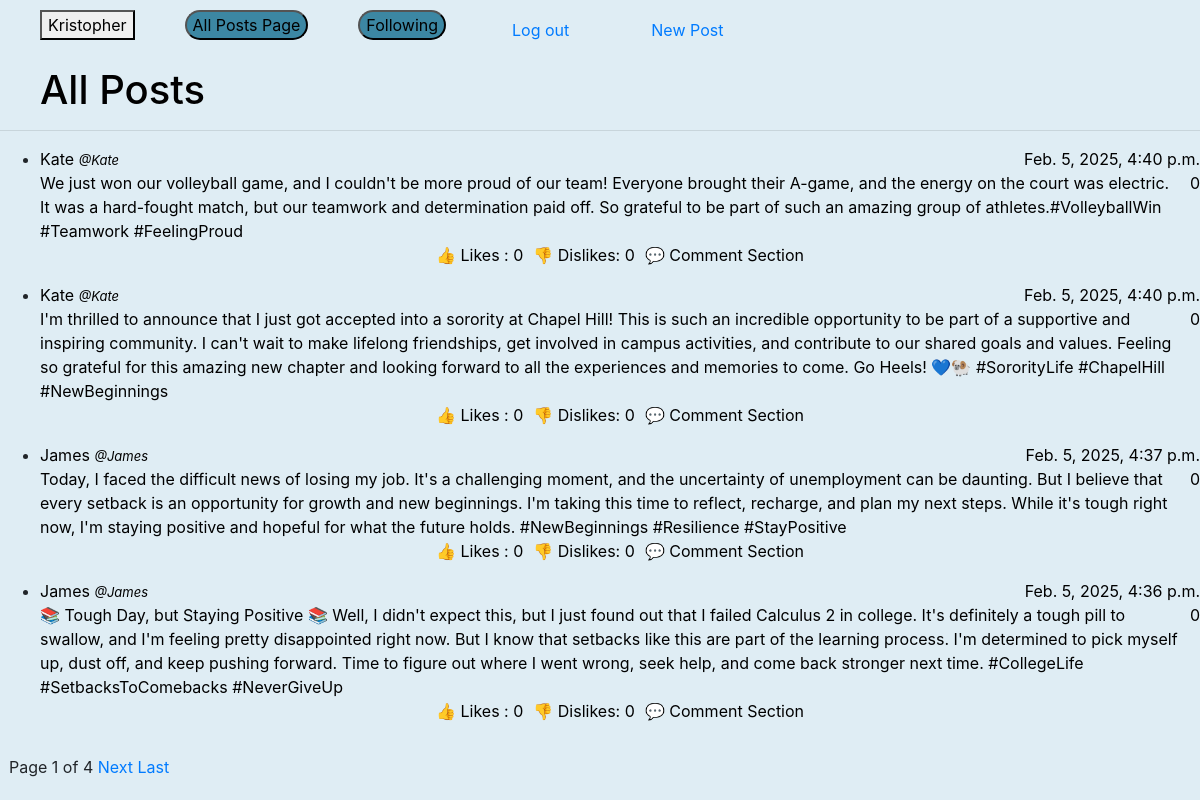
Screenshot of /allPosts (signed in) with the database file from the repository.
### network/models.py (models this page shows, shortened)
class User(AbstractUser):
    pass
    disliked_posts = models.ManyToManyField('Post', blank=True, related_name="disliked_posts")
    liked_posts = models.ManyToManyField('Post', blank=True, related_name="liked_posts")
    following = models.ManyToManyField('User', blank=True, related_name="followers")
    def __str__(self):
        return self.username

class Post(models.Model):
    user = models.ForeignKey(User, on_delete=models.CASCADE, related_name="posts")
    body = models.TextField()
    timestamp = models.DateTimeField(auto_now_add=True)
    likes = models.IntegerField(default=0)
    dislikes = models.IntegerField(default=0)
    liked_by = models.ManyToManyField(User, related_name="liked_post", blank=True)
    disliked_by = models.ManyToManyField(User, related_name="disliked_post", blank=True)

### network/views.py (the view)
# urls.py: path("allPosts", views.allPosts, name = "allPosts"),
def allPosts(request):
    posts = Post.objects.all().order_by('-timestamp')
    paginator = Paginator(posts, 4)
    page_number = request.GET.get('page')
    page_object = paginator.get_page(page_number)
    return render(request, "network/allPosts.html", {
        "page_object": page_object
    })

### network/templates/network/allPosts.html (shortened to what this page needs)
{% extends "network/layout.html" %}
{% block body %}
 <h1 class = "allpostsCenter"> All Posts </h1>
 <hr class = "color">
<ul id = "listOfPosts">
    {% for post in page_object %}
    <li>
        <div class="Post">
          <div class = userInfo>
            <span class = "LHS" data-user="{{ post.user.username }}" data-url="{% url 'profileView' username=post.user.username %}"
            > {{ post.user }} <span class ="smallInfo"> @{{ post.user }}</span>
            </span>
            <span class = "RHS">
              {{ post.timestamp }}</span>
          </div>
          <div class = "postInfo">
            <span class = "postBody" data-postid = "{{ post.id }}">{{ post.body }}</span>
            <span>{{ post.likes }}</span>
          </div>
          <div class = "postButtons">
            <p class = "likeButton" id = "likeButton" data-url = "{{ user.username }}" data-postid = "{{ post.id }}" data-user = "{{ user.username }}">👍 Likes : {{ post.likes }}</p>
            <p class = "dislikeButtons" id = "dislikeButton" data-postid = "{{ post.id }}" data-user = "{{ user.username }}"> 👎 Dislikes: {{ post.dislikes }} </p>
            <p class = "postButton" >💬 Comment Section </p>
          </div>
        </div>
    </li>
    {% endfor %}
</ul>
<div class="pagination">
  <span class="current">
    &nbsp; Page {{ page_object.number }} of {{ page_object.paginator.num_pages }}&nbsp;
  </span>
  {% if page_object.has_next %}
      <span><a href="?page={{ page_object.next_page_number }}">Next&nbsp;</a></span>
      <span><a href="?page={{ page_object.paginator.num_pages }}">Last </a></span>
  {% endif %}
</div>
{% endblock %}

### network/templates/network/layout.html (shortened to what this page needs)
{% load static %}
<!DOCTYPE html>
<html lang="en">
    <head>
        <link rel="stylesheet" href="https://stackpath.bootstrapcdn.com/bootstrap/4.4.1/css/bootstrap.min.css">
        <link href="{% static 'network/styles.css' %}" rel="stylesheet">
    </head>
    <body>
        <nav class="navbar-navbar-expand-lg-navbar-light-bg-light">
            <div id = "navBar">
              <ul class="navbar-navmr-auto" >
                {% if user.is_authenticated %}
                    <li class="nav-item">
                        <button id = "profileButton" class = "LHS"  data-user="{{ user.username }}" data-url="{% url 'profileView' username=user.username %}
                        "> {{ user.username }} </button>
                    </li>
                {% endif %}
                <li class="nav-item">
                   <button id ="AllPostbutton" class = "Navbutton" data-url = "{% url 'allPosts' %}"> All Posts Page </button>
                </li>
                {% if user.is_authenticated %}
                    <li class="nav-item">
                        <button id = "followingButton" class = "Navbutton" data-url = "{% url 'followingView' %}"> Following </button>
                    </li>
                    <li class="nav-item">
                        <a class="nav-link" href="{% url 'logout' %}">Log out</a>
                    </li>
                    <li class="nav-item">
                        <a class="nav-link" href="{% url 'createPostViewPage' %}">New Post</a>
                    </li>
                {% endif %}
              </ul>
            </div>
          </nav>
        <div class="body">
            {% block body %}
            {% endblock %}
        </div>
    </body>
</html>

### network/static/network/styles.css (style rules this page uses)
.Post { display: flex; flex-direction: column; background-color : #dfedf4 }
.userInfo { display: flex; flex-direction: row; color: black; }
.postInfo { display: flex; gap : 10px; flex-direction: row; color: black; }
.RHS { margin-left: auto; }
.smallInfo { font-size: 13px; font-style: italic; }
.postButtons { display: flex; color: black; justify-content: center; align-items: center; gap: 10px; }
#navBar { display: flex; flex-direction: row; background-color: #dfedf4; }
.navbar-navmr-auto { display:flex; list-style-type: none; padding-top: 10px; gap:50px; background-color: #dfedf4; }
.Navbutton { border-radius: 25px; color: black; background-color: #3c87a3; }
body { background-color: #dfedf4; }
.navbar-navbar-expand-lg-navbar-light-bg-light { background-color: #dfedf4; }
.allpostsCenter { margin-left: 40px; color: black; }
.likeButton { display: flex; color: black; justify-content: center; align-items: center; gap: 10px; }

### rows the page displays
User: username "Kristopher"
Post: user "Kate", timestamp "Feb. 5, 2025, 4:40 p.m.", body "We just won our volleyball game, and I couldn't be more proud of our team! Everyone brought their A-game, and the energy on the court was electric. It was a hard-fought match, but our teamwork and determination paid off. So grateful to be part of such an amazing group of athletes.#VolleyballWin #Teamwork #FeelingProud", likes "0", dislikes "0"
Post: user "Kate", timestamp "Feb. 5, 2025, 4:40 p.m.", body "I'm thrilled to announce that I just got accepted into a sorority at Chapel Hill! This is such an incredible opportunity to be part of a supportive and inspiring community. I can't wait to make lifelong friendships, get involved in campus activities, and contribute to our shared goals and values. Feeling so grateful for this amazing new chapter and looking forward to all the experiences and memories to come. Go Heels! 💙🐏 #SororityLife #ChapelHill #NewBeginnings", likes "0", dislikes "0"
Post: user "James", timestamp "Feb. 5, 2025, 4:37 p.m.", body "Today, I faced the difficult news of losing my job. It's a challenging moment, and the uncertainty of unemployment can be daunting. But I believe that every setback is an opportunity for growth and new beginnings. I'm taking this time to reflect, recharge, and plan my next steps. While it's tough right now, I'm staying positive and hopeful for what the future holds. #NewBeginnings #Resilience #StayPositive", likes "0", dislikes "0"
Post: user "James", timestamp "Feb. 5, 2025, 4:36 p.m.", body "📚 Tough Day, but Staying Positive 📚 Well, I didn't expect this, but I just found out that I failed Calculus 2 in college. It's definitely a tough pill to swallow, and I'm feeling pretty disappointed right now. But I know that setbacks like this are part of the learning process. I'm determined to pick myself up, dust off, and keep pushing forward. Time to figure out where I went wrong, seek help, and come back stronger next time. #CollegeLife #SetbacksToComebacks #NeverGiveUp", likes "0", dislikes "0"

### other values shown
{{ page_object.number }} "1"
{{ page_object.paginator.num_pages }} "4"
